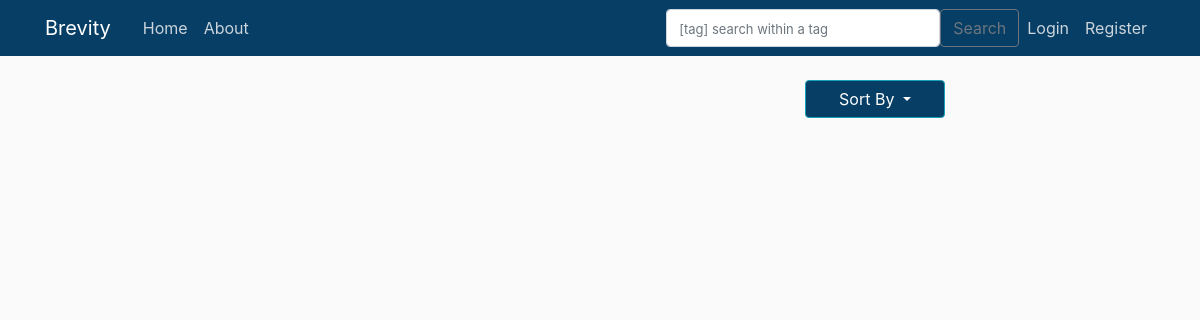
/search?form_val=deadlock&type=1, run on an earlier commit of the app's database.
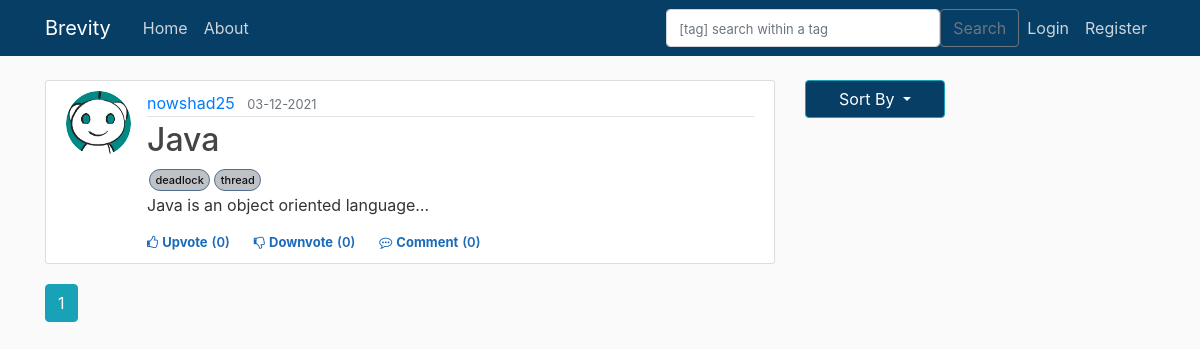
And on a later commit of the database.
### brevity/models.py (models this page shows, shortened)
class Post(db.Model):
    id = db.Column(db.Integer, primary_key=True)
    title = db.Column(db.String(100), nullable=False)
    date_posted = db.Column(db.DateTime, nullable=False, default=datetime.utcnow)
    content = db.Column(db.Text, nullable=False)
    user_id = db.Column(db.Integer, db.ForeignKey('user.id'), nullable=False)
    tags = db.relationship('Tag', backref='post', cascade="all, delete", lazy='dynamic')
    upvotes = db.relationship('Upvote', backref='post', lazy='dynamic')
    downvotes = db.relationship('Downvote', backref='post', lazy='dynamic')
    comments = db.relationship('Comment', backref='post', lazy='dynamic')
    resources = db.relationship('ResourceFile', backref='post', lazy='dynamic')

class User(db.Model, UserMixin):
    id = db.Column(db.Integer, primary_key=True)
    username = db.Column(db.String(20), unique=True, nullable=False)
    email = db.Column(db.String(120), unique=True, nullable=False)
    image_file = db.Column(db.String(20), nullable=False, default='default.jpg')
    password = db.Column(db.String(60), nullable=False)
    posts = db.relationship('Post', backref='author', lazy=True)                    #By default SQLAlchemy guess the relationship to be one to many as posts returns a list of post.
    upvoted = db.relationship('Upvote', foreign_keys='Upvote.user_id', backref='user', lazy='dynamic')
    downvoted = db.relationship('Downvote', foreign_keys='Downvote.user_id', backref='user', lazy='dynamic')
    commented = db.relationship('Comment', backref='author', lazy=True)

class Tag(db.Model):
    tag = db.Column(db.String(50), nullable=False, unique=True, primary_key=True)
    post_id = db.Column(db.Integer, db.ForeignKey('post.id'), primary_key=True)

### brevity/main/routes.py (the view)
@main.route('/search',methods=['GET', 'POST'])
def search():
    page = request.args.get('page', 1, type=int)
    posts =  Post.query.paginate(page=page, per_page=5)
    form=SearchForm()
    if form.validate_on_submit():
        searched_val = form.searched.data
        if searched_val==None:
            return render_template('home.html', posts = posts)
        return render_template('searched_posts.html', posts = search_result(searched_val,page),form =form,form_val=form.searched.data)
    searched_val = request.args.get('form_val')
    if searched_val==None:
            return render_template('home.html', posts = posts)
    type =  request.args.get('type')
    if type=="1":
        searched_val += ']'
        searched_val = '[' + searched_val
    print(searched_val)
    return render_template('searched_posts.html', posts = search_result(searched_val,page),form =form,form_val=searched_val)

### brevity/main/forms.py
class SearchForm(FlaskForm):
    searched = TextAreaField('Searched', validators=[DataRequired()])
    submit = SubmitField('Submit')

### brevity/main/routes.py (called while the page is built)
@main.context_processor
def layout():
    form=SearchForm()
    return dict(form=form)

### brevity/main/utils.py (called while the page is built)
def search_result(searched_val,page):
    search = "%{}%".format(searched_val)
    type=1
    sz = len(searched_val)
    if searched_val[0]=='[' and searched_val[sz-1]==']':
        type=0
    if searched_val[0]=='[' and type==0:
        searched_val = searched_val[1:]
    sz = len(searched_val)
    if searched_val[sz-1]==']' and type==0:
        searched_val = searched_val[:sz-1]
    if type==0:
        posts = db.session.query(Post).join(Tag).filter(Post.id==Tag.post_id).filter(Tag.tag==searched_val).paginate(page=page, per_page=5)
    else:
        posts = Post.query.filter(Post.title.like(search)).paginate(page=page, per_page=5)
    return posts

### brevity/templates/searched_posts.html
{% extends "layout.html" %}
{% block content %}
    {% for post in posts.items %}
        <article class="media content-section col-md-15">
            <img class="rounded-circle article-img" src="{{ url_for('static', filename = 'profile_pics/' + post.author.image_file)}}">
            <div class="media-body ">
                <div class="article-metadata">
                    <a class="mr-2" href="{{ url_for('users.user_posts', username=post.author.username) }}">{{ post.author.username }}</a>
                    <small class="text-muted">{{ post.date_posted.strftime('%d-%m-%Y') }}</small>
                </div>
                <h2><a class="article-title" href="{{ url_for('posts.post', post_id=post.id) }}">{{ post.title }}</a></h2>
                <div class="d-flex ps-relative">
                    {% for tag in post.tags %}
                            <a href="#" class="post-tag" >{{tag.tag}}</a>
                    {% endfor %}
                </div>
                <p class="article-content">{{ post.content[:200] }}<span>&#8230;</span></p>
                <div>
                {% if current_user.is_authenticated %}
                    <div class="d-flex flex-row fs-12" id="vote{{post.id}}">
                        {% if not current_user.has_upvoted_post(post) %}
                            <div class="like cursor votestyle vote" post_id="{{post.id}}" action="upvote"><i class="fa fa-thumbs-o-up"></i><span class="ml-1">Upvote</span></div>
                            <div class="like vote_count" ><span class="ml-1 mr-4">({{post.upvotes.count()}})</span></div>
                        {% else %}
                            <div class="like cursor upvotedstyle vote" post_id="{{post.id}}" action="upvote"><i class="fa fa-thumbs-o-up"></i><span class="ml-1">Upvoted</span></div>
                            <div class="like upvoted_count" ><span class="ml-1 mr-4">({{post.upvotes.count()}})</span></div>
                        {% endif %}
                        {% if not current_user.has_downvoted_post(post) %}
                            <div class="like downvotecursor votestyle vote" post_id="{{post.id}}" action="downvote"><i class="fa fa-thumbs-o-down"></i><span class="ml-1">Downvote</span></div>
                            <div class="like vote_count"><span class="ml-1 mr-4">({{post.downvotes.count()}})</span></div>
                        {% else %}
                            <div class="like downvotecursor downvotedstyle vote" post_id="{{post.id}}" action="downvote"><i class="fa fa-thumbs-o-down"></i><span class="ml-1">Downvoted</span></div>
                            <div class="like downvoted_count"><span class="ml-1 mr-4">({{post.downvotes.count()}})</span></div>
                        {% endif %}
                        <div class="like cursor comment"><i class="fa fa-commenting-o"></i><span class="ml-1"><a class="mr-1 like cursor comment" href="{{ url_for('posts.post', post_id=post.id) }}">Comment</a></span></div>
                        <div class="like comment_count"><span class="ml-0">({{post.comments.count()}})</span></div>
                    </div>
                {% else %}
                    <div class="d-flex flex-row fs-12">
                        <div class="like cursor unauthorised_upvote"><i class="fa fa-thumbs-o-up"></i><span class="ml-1"><a class="like cursor unauthorised_upvote" href="{{ url_for('posts.vote_action', post_id=post.id, action='unauthorized_upvote')}}">Upvote</a></span></div>
                        <div class="like vote_count" ><span class="ml-1 mr-4">({{post.upvotes.count()}})</span></div>
                        <div class="like downvotecursor unauthorised_downvote"><i class="fa fa-thumbs-o-down"></i><span class="ml-1"><a class="like downvotecursor unauthorised_downvote" href="{{ url_for('posts.vote_action', post_id=post.id, action='unauthorized_downvote')}}">Downvote</a></span></div>
                        <div class="like vote_count"><span class="ml-1 mr-4">({{post.downvotes.count()}})</span></div>
                        <div class="like cursor comment"><i class="fa fa-commenting-o"></i><span class="ml-1"><a class="mr-1 like cursor comment" href="{{ url_for('posts.post', post_id=post.id) }}">Comment</a></span></div>
                        <div class="like comment_count"><span class="ml-0">({{post.comments.count()}})</span></div>
                    </div>
                {% endif %}
                </div>
            </div>
        </article>
    {% endfor %}
    {% for page_num in posts.iter_pages(left_edge=1, right_edge=1, left_current=1, right_current=2) %}
        {% if page_num %}
            {% if posts.page == page_num %}
                <a class="btn btn-info mb-4" href="{{ url_for('main.search', page = page_num,form_val=form_val) }}">{{ page_num }}</a>
            {% else %}
                <a class="btn btn-outline-info mb-4" href="{{ url_for('main.search', page = page_num,form_val=form_val) }}">{{ page_num }}</a>
            {% endif %}
        {% else %}
            ...
        {% endif %}
    {% endfor %}
{% endblock content %}

What changed in the data, as far as the page shows it:
added Post: image_file (placeholder picture), author.username "nowshad25", date_posted "03-12-2021", title "Java", content "Java is an object oriented language", upvotes.count "0", downvotes.count "0", comments.count "0"
added Tag: tag "deadlock"
added Tag: tag "thread"
Also different on the page:
new list line: "1"
